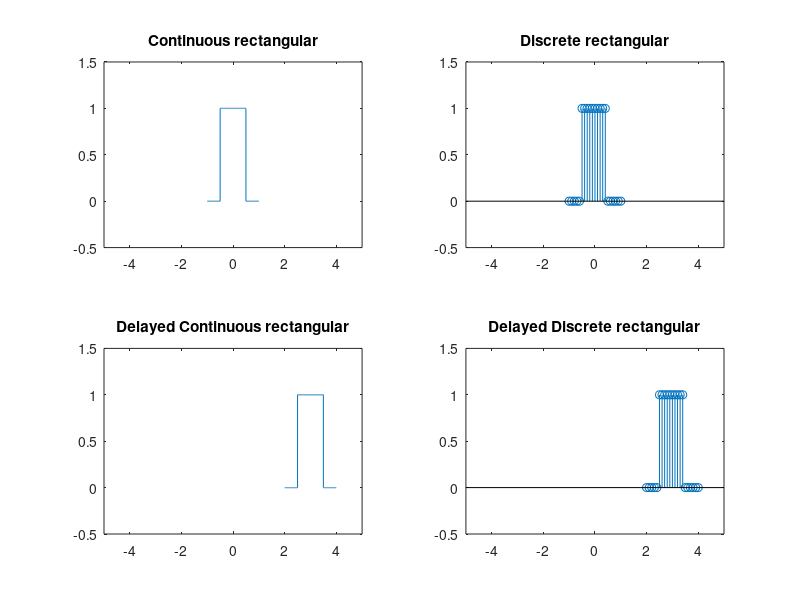

Write the MATLAB code that produced this figure.
f=1000;
t=-1:1/f:1;
a=rectpuls(t);
subplot(2,2,1);
plot(t,a);
axis([-5 5 -.5 1.5]);
title('Continuous rectangular');


f=1000;
t=-1:.1:1;
a=rectpuls(t);
subplot(2,2,2);
stem(t,a);
axis([-5 5 -.5 1.5]);
title('Discrete rectangular');

f=1000;
t=-1:1/f:1;
a=rectpuls(t);
subplot(2,2,3);
plot(t+3,a);
axis([-5 5 -.5 1.5]);
title('Delayed Continuous rectangular');


f=1000;
t=-1:0.1:1;
a=rectpuls(t);
subplot(2,2,4);
stem(t+3,a);
axis([-5 5 -.5 1.5]);
title('Delayed Discrete rectangular');
